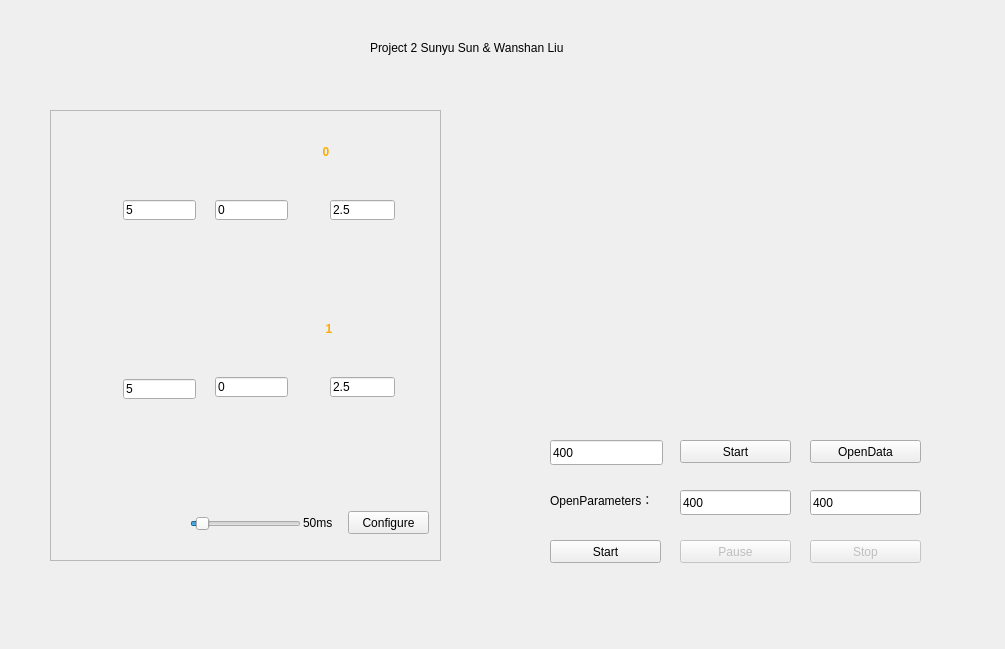
<?xml version="1.0" encoding="UTF-8"?>
<ui version="4.0">
 <class>StaticAOClass</class>
 <widget class="QDialog" name="StaticAOClass">
  <property name="geometry">
   <rect>
    <x>0</x>
    <y>0</y>
    <width>1005</width>
    <height>649</height>
   </rect>
  </property>
  <property name="minimumSize">
   <size>
    <width>389</width>
    <height>447</height>
   </size>
  </property>
  <property name="windowTitle">
   <string>Static AO</string>
  </property>
  <widget class="QFrame" name="background">
   <property name="geometry">
    <rect>
     <x>50</x>
     <y>110</y>
     <width>391</width>
     <height>451</height>
    </rect>
   </property>
   <property name="autoFillBackground">
    <bool>false</bool>
   </property>
   <property name="styleSheet">
    <string notr="true">QFrame#background{background-image:url(:/StaticAO/Resources/AO.png)}</string>
   </property>
   <property name="frameShape">
    <enum>QFrame::StyledPanel</enum>
   </property>
   <property name="frameShadow">
    <enum>QFrame::Raised</enum>
   </property>
   <widget class="QPushButton" name="BtnSineA">
    <property name="geometry">
     <rect>
      <x>70</x>
      <y>124</y>
      <width>51</width>
      <height>51</height>
     </rect>
    </property>
    <property name="minimumSize">
     <size>
      <width>51</width>
      <height>51</height>
     </size>
    </property>
    <property name="maximumSize">
     <size>
      <width>51</width>
      <height>51</height>
     </size>
    </property>
    <property name="styleSheet">
     <string notr="true">background:url(:/StaticAO/Resources/sine.png)</string>
    </property>
    <property name="text">
     <string/>
    </property>
    <property name="checkable">
     <bool>true</bool>
    </property>
    <property name="flat">
     <bool>true</bool>
    </property>
   </widget>
   <widget class="QPushButton" name="BtnTriangleA">
    <property name="geometry">
     <rect>
      <x>136</x>
      <y>124</y>
      <width>51</width>
      <height>51</height>
     </rect>
    </property>
    <property name="minimumSize">
     <size>
      <width>51</width>
      <height>51</height>
     </size>
    </property>
    <property name="maximumSize">
     <size>
      <width>51</width>
      <height>51</height>
     </size>
    </property>
    <property name="styleSheet">
     <string notr="true">background:url(:/StaticAO/Resources/triangle.png)</string>
    </property>
    <property name="text">
     <string/>
    </property>
    <property name="checkable">
     <bool>true</bool>
    </property>
    <property name="flat">
     <bool>true</bool>
    </property>
   </widget>
   <widget class="QPushButton" name="BtnSquareA">
    <property name="geometry">
     <rect>
      <x>203</x>
      <y>125</y>
      <width>51</width>
      <height>51</height>
     </rect>
    </property>
    <property name="minimumSize">
     <size>
      <width>51</width>
      <height>51</height>
     </size>
    </property>
    <property name="maximumSize">
     <size>
      <width>51</width>
      <height>51</height>
     </size>
    </property>
    <property name="styleSheet">
     <string notr="true">background:url(:/StaticAO/Resources/square.png)</string>
    </property>
    <property name="text">
     <string/>
    </property>
    <property name="checkable">
     <bool>true</bool>
    </property>
    <property name="flat">
     <bool>true</bool>
    </property>
   </widget>
   <widget class="QPushButton" name="BtnSineB">
    <property name="geometry">
     <rect>
      <x>70</x>
      <y>301</y>
      <width>51</width>
      <height>51</height>
     </rect>
    </property>
    <property name="minimumSize">
     <size>
      <width>51</width>
      <height>51</height>
     </size>
    </property>
    <property name="maximumSize">
     <size>
      <width>51</width>
      <height>51</height>
     </size>
    </property>
    <property name="styleSheet">
     <string notr="true">background:url(:/StaticAO/Resources/sine.png)</string>
    </property>
    <property name="text">
     <string/>
    </property>
    <property name="checkable">
     <bool>true</bool>
    </property>
    <property name="flat">
     <bool>true</bool>
    </property>
   </widget>
   <widget class="QPushButton" name="BtnTriangleB">
    <property name="geometry">
     <rect>
      <x>139</x>
      <y>302</y>
      <width>51</width>
      <height>51</height>
     </rect>
    </property>
    <property name="minimumSize">
     <size>
      <width>51</width>
      <height>51</height>
     </size>
    </property>
    <property name="maximumSize">
     <size>
      <width>51</width>
      <height>51</height>
     </size>
    </property>
    <property name="styleSheet">
     <string notr="true">background:url(:/StaticAO/Resources/triangle.png)</string>
    </property>
    <property name="text">
     <string/>
    </property>
    <property name="checkable">
     <bool>true</bool>
    </property>
    <property name="flat">
     <bool>true</bool>
    </property>
   </widget>
   <widget class="QPushButton" name="BtnSquareB">
    <property name="geometry">
     <rect>
      <x>207</x>
      <y>303</y>
      <width>51</width>
      <height>51</height>
     </rect>
    </property>
    <property name="minimumSize">
     <size>
      <width>51</width>
      <height>51</height>
     </size>
    </property>
    <property name="maximumSize">
     <size>
      <width>51</width>
      <height>51</height>
     </size>
    </property>
    <property name="styleSheet">
     <string notr="true">background:url(:/StaticAO/Resources/square.png)</string>
    </property>
    <property name="text">
     <string/>
    </property>
    <property name="checkable">
     <bool>true</bool>
    </property>
    <property name="flat">
     <bool>true</bool>
    </property>
   </widget>
   <widget class="QPushButton" name="BtnManualB">
    <property name="geometry">
     <rect>
      <x>288</x>
      <y>303</y>
      <width>51</width>
      <height>51</height>
     </rect>
    </property>
    <property name="minimumSize">
     <size>
      <width>51</width>
      <height>51</height>
     </size>
    </property>
    <property name="maximumSize">
     <size>
      <width>51</width>
      <height>51</height>
     </size>
    </property>
    <property name="styleSheet">
     <string notr="true">background:url(:/StaticAO/Resources/manual.png)</string>
    </property>
    <property name="text">
     <string/>
    </property>
    <property name="checkable">
     <bool>false</bool>
    </property>
    <property name="flat">
     <bool>true</bool>
    </property>
   </widget>
   <widget class="QPushButton" name="BtnManualA">
    <property name="geometry">
     <rect>
      <x>290</x>
      <y>125</y>
      <width>51</width>
      <height>51</height>
     </rect>
    </property>
    <property name="minimumSize">
     <size>
      <width>51</width>
      <height>51</height>
     </size>
    </property>
    <property name="maximumSize">
     <size>
      <width>51</width>
      <height>51</height>
     </size>
    </property>
    <property name="styleSheet">
     <string notr="true">background:url(:/StaticAO/Resources/manual.png)</string>
    </property>
    <property name="text">
     <string/>
    </property>
    <property name="checkable">
     <bool>false</bool>
    </property>
    <property name="flat">
     <bool>true</bool>
    </property>
   </widget>
   <widget class="QLineEdit" name="txtboxHiLevelA">
    <property name="geometry">
     <rect>
      <x>73</x>
      <y>90</y>
      <width>73</width>
      <height>20</height>
     </rect>
    </property>
    <property name="minimumSize">
     <size>
      <width>73</width>
      <height>20</height>
     </size>
    </property>
    <property name="maximumSize">
     <size>
      <width>73</width>
      <height>20</height>
     </size>
    </property>
    <property name="text">
     <string>5</string>
    </property>
   </widget>
   <widget class="QLineEdit" name="txtboxLoLevelA">
    <property name="geometry">
     <rect>
      <x>165</x>
      <y>90</y>
      <width>73</width>
      <height>20</height>
     </rect>
    </property>
    <property name="minimumSize">
     <size>
      <width>73</width>
      <height>20</height>
     </size>
    </property>
    <property name="maximumSize">
     <size>
      <width>73</width>
      <height>20</height>
     </size>
    </property>
    <property name="text">
     <string>0</string>
    </property>
   </widget>
   <widget class="QLineEdit" name="txtboxValueA">
    <property name="geometry">
     <rect>
      <x>280</x>
      <y>90</y>
      <width>65</width>
      <height>20</height>
     </rect>
    </property>
    <property name="minimumSize">
     <size>
      <width>65</width>
      <height>20</height>
     </size>
    </property>
    <property name="maximumSize">
     <size>
      <width>65</width>
      <height>20</height>
     </size>
    </property>
    <property name="text">
     <string>2.5</string>
    </property>
   </widget>
   <widget class="QLineEdit" name="txtboxHiLevelB">
    <property name="geometry">
     <rect>
      <x>73</x>
      <y>269</y>
      <width>73</width>
      <height>20</height>
     </rect>
    </property>
    <property name="minimumSize">
     <size>
      <width>73</width>
      <height>20</height>
     </size>
    </property>
    <property name="maximumSize">
     <size>
      <width>73</width>
      <height>20</height>
     </size>
    </property>
    <property name="text">
     <string>5</string>
    </property>
   </widget>
   <widget class="QLineEdit" name="txtboxLoLevelB">
    <property name="geometry">
     <rect>
      <x>165</x>
      <y>267</y>
      <width>73</width>
      <height>20</height>
     </rect>
    </property>
    <property name="minimumSize">
     <size>
      <width>73</width>
      <height>20</height>
     </size>
    </property>
    <property name="maximumSize">
     <size>
      <width>73</width>
      <height>20</height>
     </size>
    </property>
    <property name="text">
     <string>0</string>
    </property>
   </widget>
   <widget class="QLineEdit" name="txtboxValueB">
    <property name="geometry">
     <rect>
      <x>280</x>
      <y>267</y>
      <width>65</width>
      <height>20</height>
     </rect>
    </property>
    <property name="minimumSize">
     <size>
      <width>65</width>
      <height>20</height>
     </size>
    </property>
    <property name="maximumSize">
     <size>
      <width>65</width>
      <height>20</height>
     </size>
    </property>
    <property name="text">
     <string>2.5</string>
    </property>
   </widget>
   <widget class="QLabel" name="chLabelA">
    <property name="geometry">
     <rect>
      <x>268</x>
      <y>34</y>
      <width>16</width>
      <height>16</height>
     </rect>
    </property>
    <property name="minimumSize">
     <size>
      <width>16</width>
      <height>16</height>
     </size>
    </property>
    <property name="maximumSize">
     <size>
      <width>16</width>
      <height>16</height>
     </size>
    </property>
    <property name="font">
     <font>
      <pointsize>9</pointsize>
      <weight>75</weight>
      <bold>true</bold>
     </font>
    </property>
    <property name="styleSheet">
     <string notr="true">color:rgb(255, 170, 0)</string>
    </property>
    <property name="text">
     <string>0</string>
    </property>
    <property name="textFormat">
     <enum>Qt::RichText</enum>
    </property>
    <property name="alignment">
     <set>Qt::AlignCenter</set>
    </property>
   </widget>
   <widget class="QLabel" name="chLabelB">
    <property name="geometry">
     <rect>
      <x>271</x>
      <y>211</y>
      <width>16</width>
      <height>16</height>
     </rect>
    </property>
    <property name="minimumSize">
     <size>
      <width>16</width>
      <height>16</height>
     </size>
    </property>
    <property name="maximumSize">
     <size>
      <width>16</width>
      <height>16</height>
     </size>
    </property>
    <property name="font">
     <font>
      <family>MS Shell Dlg 2</family>
      <pointsize>9</pointsize>
      <weight>75</weight>
      <bold>true</bold>
     </font>
    </property>
    <property name="styleSheet">
     <string notr="true">color:rgb(255, 170, 0)</string>
    </property>
    <property name="text">
     <string>1</string>
    </property>
    <property name="textFormat">
     <enum>Qt::RichText</enum>
    </property>
    <property name="alignment">
     <set>Qt::AlignCenter</set>
    </property>
   </widget>
   <widget class="QSlider" name="timerTrackBar">
    <property name="geometry">
     <rect>
      <x>140</x>
      <y>403</y>
      <width>111</width>
      <height>21</height>
     </rect>
    </property>
    <property name="minimum">
     <number>1</number>
    </property>
    <property name="maximum">
     <number>1000</number>
    </property>
    <property name="value">
     <number>50</number>
    </property>
    <property name="orientation">
     <enum>Qt::Horizontal</enum>
    </property>
   </widget>
   <widget class="QLabel" name="timerFreqLabel">
    <property name="geometry">
     <rect>
      <x>253</x>
      <y>405</y>
      <width>41</width>
      <height>16</height>
     </rect>
    </property>
    <property name="minimumSize">
     <size>
      <width>41</width>
      <height>16</height>
     </size>
    </property>
    <property name="maximumSize">
     <size>
      <width>41</width>
      <height>16</height>
     </size>
    </property>
    <property name="text">
     <string>50ms</string>
    </property>
   </widget>
   <widget class="QPushButton" name="btnConfigure">
    <property name="geometry">
     <rect>
      <x>298</x>
      <y>401</y>
      <width>81</width>
      <height>23</height>
     </rect>
    </property>
    <property name="minimumSize">
     <size>
      <width>75</width>
      <height>23</height>
     </size>
    </property>
    <property name="text">
     <string>Configure</string>
    </property>
   </widget>
  </widget>
  <widget class="QCustomPlot" name="OutputdataShow" native="true">
   <property name="geometry">
    <rect>
     <x>510</x>
     <y>110</y>
     <width>441</width>
     <height>291</height>
    </rect>
   </property>
  </widget>
  <widget class="QPushButton" name="btnPause">
   <property name="enabled">
    <bool>false</bool>
   </property>
   <property name="geometry">
    <rect>
     <x>680</x>
     <y>540</y>
     <width>111</width>
     <height>23</height>
    </rect>
   </property>
   <property name="text">
    <string>Pause</string>
   </property>
   <property name="autoDefault">
    <bool>false</bool>
   </property>
  </widget>
  <widget class="QPushButton" name="btnStart">
   <property name="enabled">
    <bool>true</bool>
   </property>
   <property name="geometry">
    <rect>
     <x>550</x>
     <y>540</y>
     <width>111</width>
     <height>23</height>
    </rect>
   </property>
   <property name="text">
    <string>Start</string>
   </property>
  </widget>
  <widget class="QPushButton" name="btnStop">
   <property name="enabled">
    <bool>false</bool>
   </property>
   <property name="geometry">
    <rect>
     <x>810</x>
     <y>540</y>
     <width>111</width>
     <height>23</height>
    </rect>
   </property>
   <property name="text">
    <string>Stop</string>
   </property>
   <property name="autoDefault">
    <bool>false</bool>
   </property>
  </widget>
  <widget class="QLineEdit" name="txtPointCount">
   <property name="geometry">
    <rect>
     <x>550</x>
     <y>440</y>
     <width>113</width>
     <height>25</height>
    </rect>
   </property>
   <property name="minimumSize">
    <size>
     <width>113</width>
     <height>25</height>
    </size>
   </property>
   <property name="text">
    <string>400</string>
   </property>
  </widget>
  <widget class="QPushButton" name="btnStart2">
   <property name="enabled">
    <bool>true</bool>
   </property>
   <property name="geometry">
    <rect>
     <x>680</x>
     <y>440</y>
     <width>111</width>
     <height>23</height>
    </rect>
   </property>
   <property name="text">
    <string>Start</string>
   </property>
  </widget>
  <widget class="QPushButton" name="btnOpenData">
   <property name="geometry">
    <rect>
     <x>810</x>
     <y>440</y>
     <width>111</width>
     <height>23</height>
    </rect>
   </property>
   <property name="text">
    <string>OpenData</string>
   </property>
  </widget>
  <widget class="QLabel" name="label_3">
   <property name="geometry">
    <rect>
     <x>370</x>
     <y>40</y>
     <width>271</width>
     <height>16</height>
    </rect>
   </property>
   <property name="text">
    <string>Project 2 Sunyu Sun &amp; Wanshan Liu</string>
   </property>
  </widget>
  <widget class="QLineEdit" name="txtPointCount2">
   <property name="geometry">
    <rect>
     <x>680</x>
     <y>490</y>
     <width>111</width>
     <height>25</height>
    </rect>
   </property>
   <property name="text">
    <string>400</string>
   </property>
  </widget>
  <widget class="QLineEdit" name="txtPointCount3">
   <property name="geometry">
    <rect>
     <x>810</x>
     <y>490</y>
     <width>111</width>
     <height>25</height>
    </rect>
   </property>
   <property name="text">
    <string>400</string>
   </property>
  </widget>
  <widget class="QLabel" name="label">
   <property name="geometry">
    <rect>
     <x>550</x>
     <y>490</y>
     <width>121</width>
     <height>20</height>
    </rect>
   </property>
   <property name="text">
    <string>OpenParameters：</string>
   </property>
  </widget>
 </widget>
 <layoutdefault spacing="6" margin="11"/>
 <customwidgets>
  <customwidget>
   <class>QCustomPlot</class>
   <extends>QWidget</extends>
   <header location="global">qcustomplot.h</header>
   <container>1</container>
  </customwidget>
 </customwidgets>
 <resources/>
 <connections/>
</ui>
